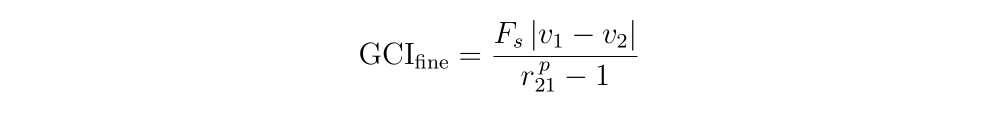
#> input picture advisor_feedback/report_build/figures/verification/eq_gci.png, 2000 x 225 px, found by its file name (shown at 1/2 size)
$ python report_equations.py
#> lines starting #> are read from the running program, lines starting #| are printed output that depends on the picture
"""Typeset the report's display equations with LaTeX (PNG, 300 dpi), because the
document's PDF export prints LaTeX code blocks as source text.

    python -m omar_pfem.verification_agent.report_equations

Each equation is centred on a white canvas 2000 px wide (6.67 in at 300 dpi), so it
keeps about the size of the body text when the document stretches an image to the text width.
"""
import os
import subprocess
import tempfile

from PIL import Image

HERE = os.path.dirname(os.path.abspath(__file__))
OUT = os.path.join(HERE, "..", "..", "..", "advisor_feedback", "report_build", "figures",
                   "verification")
EQS = {
    "eq_gci": r"\mathrm{GCI}_{\mathrm{fine}} = \frac{F_s\,\lvert v_1 - v_2\rvert}{r_{21}^{\,p} - 1}",
    "eq_fit": r"v(h) = a + b\,h^{p}, \qquad \sigma = \sqrt{\mathrm{SSR}/(n-3)}",
    "eq_ufine": r"U_{\mathrm{fine}} = 1.25\,\lvert v_{\mathrm{fine}} - a\rvert + \sigma"
                r" + \lvert r_{\mathrm{fine}}\rvert",
}
WIDTH = 2000


def main():
    os.makedirs(OUT, exist_ok=True)
    with tempfile.TemporaryDirectory() as tmp:
        for name, tex in EQS.items():
            src = os.path.join(tmp, name + ".tex")
            open(src, "w").write(r"\documentclass[12pt,border=4pt]{standalone}"
                                 r"\usepackage{amsmath}\usepackage{lmodern}\begin{document}"
                                 r"$\displaystyle " + tex + r"$\end{document}")
            subprocess.run(["pdflatex", "-interaction=nonstopmode", name + ".tex"], cwd=tmp,
                           check=True, stdout=subprocess.DEVNULL)
#> (this line was passed over: subprocess is not available in this run)
            subprocess.run(["pdftoppm", "-png", "-r", "370", "-singlefile", name + ".pdf",
                            os.path.join(tmp, name)], cwd=tmp, check=True)
#> (this line was passed over: subprocess is not available in this run)
            eq = Image.open(os.path.join(tmp, name + ".png")).convert("RGB")
#> eq is the input picture: PIL image 2000x225 RGB; min 0, max 255, mean 252.4
            canvas = Image.new("RGB", (WIDTH, eq.height + 40), "white")
#> canvas: PIL image 2000x265 RGB; every value is 255
            canvas.paste(eq, ((WIDTH - eq.width) // 2, 20))
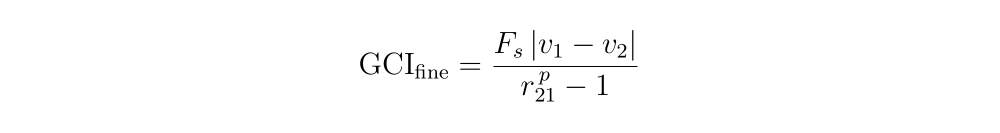
#> canvas: PIL image 2000x265 RGB (shown at 1/2 size); min 0, max 255, mean 252.8
            canvas.save(os.path.join(OUT, name + ".png"), dpi=(300, 300))
            print("wrote", name + ".png")
#> pass 2 of the loop in main, `for name, tex in EQS.items():`:
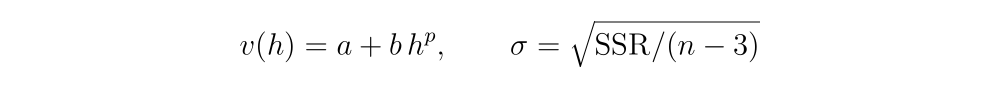
#> input picture advisor_feedback/report_build/figures/verification/eq_fit.png, 2000 x 176 px, found by its file name (shown at 1/2 size)
#> in main, eq is the input picture: PIL image 2000x176 RGB; min 0, max 255, mean 250.6
#> in main, `canvas.paste(eq, ((WIDTH - eq.width) // 2, 20))`:
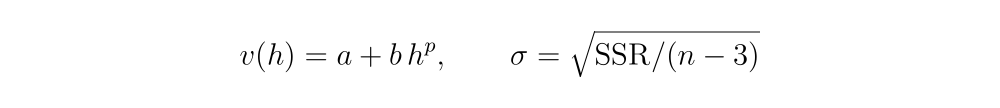
#> canvas: PIL image 2000x216 RGB (shown at 1/2 size); min 0, max 255, mean 251.4
#> pass 3 of the loop in main, `for name, tex in EQS.items():`:
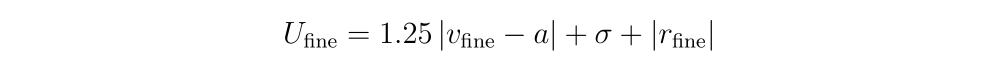
#> input picture advisor_feedback/report_build/figures/verification/eq_ufine.png, 2000 x 143 px, found by its file name (shown at 1/2 size)
#> in main, eq is the input picture: PIL image 2000x143 RGB; min 0, max 255, mean 251
#> in main, `canvas.paste(eq, ((WIDTH - eq.width) // 2, 20))`:
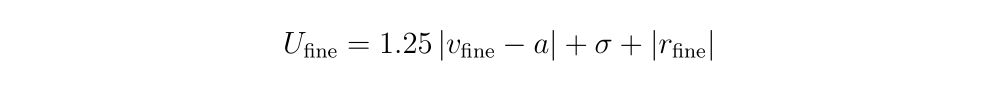
#> canvas: PIL image 2000x183 RGB (shown at 1/2 size); min 0, max 255, mean 251.9


if __name__ == "__main__":
    main()
